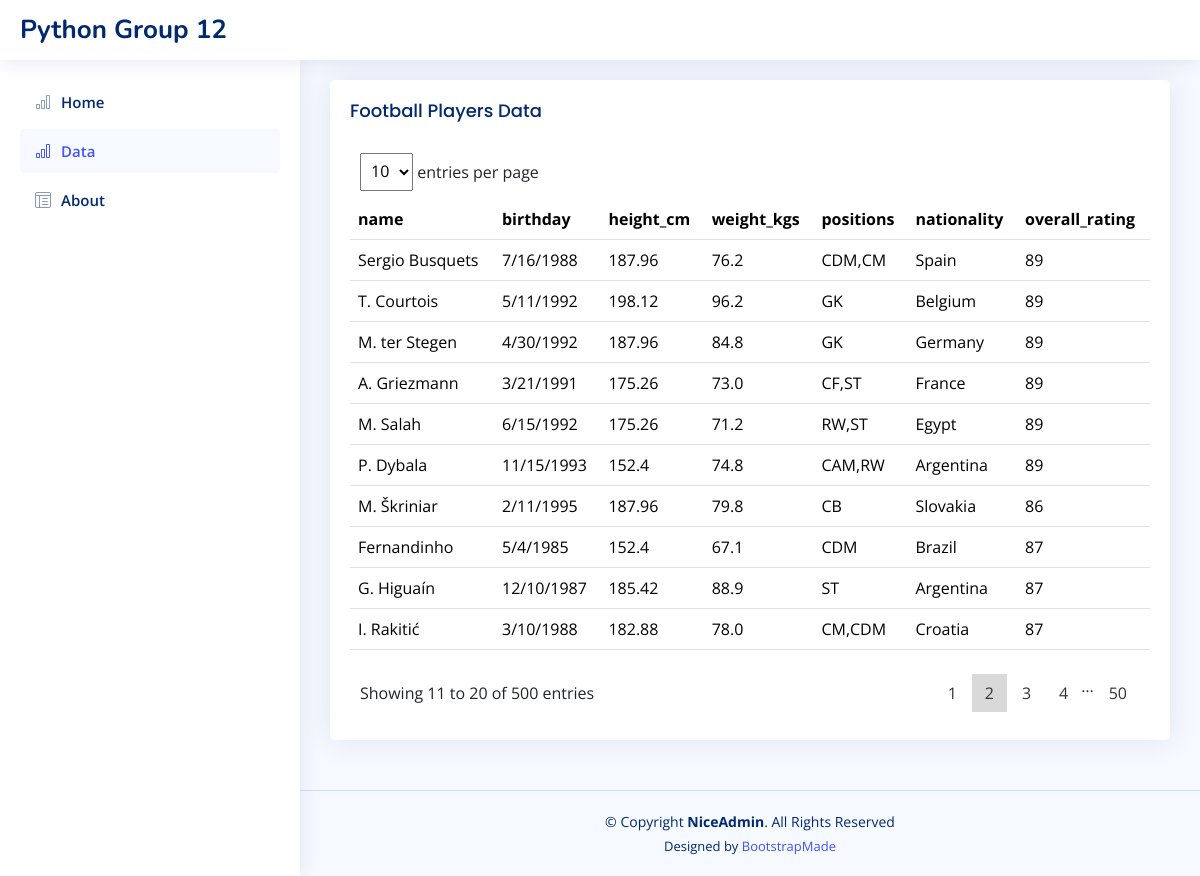
/data?page=2&per_page=10, run on the app's committed database.
### tables this page shows
CREATE TABLE "players" (
"Unnamed: 0" INTEGER,
  "name" TEXT,
  "birth_date" TEXT,
  "height_cm" REAL,
  "weight_kgs" REAL,
  "positions" TEXT,
  "nationality" TEXT,
  "overall_rating" INTEGER
);

### website/index.py (the view)
@app.route("/data")
def data():
    page = request.args.get('page', 1, type=int)
    PER_PAGE = request.args.get('per_page',10, type=int)
    start = (page - 1) * PER_PAGE
    end = start + PER_PAGE
    print(start, end)
    con = sqlite3.connect(r'database\Football.db')
    cursor = con.cursor()
    players = cursor.execute(f"SELECT * FROM players limit {start}, {PER_PAGE}").fetchall()
    total_number = cursor.execute("SELECT COUNT(*) FROM players").fetchone()[0] #rows
    total_page = int(total_number/PER_PAGE)
    con.close()
    g.per_page = PER_PAGE
    g.start = start
    g.end = end
    g.page = page
    return render_template('data.html', players=players, total_number = total_number, total_page=total_page)

### website/templates/data.html (shortened to what this page needs)
<!DOCTYPE html>
<html lang="en">
<head>
  <link href="/assets/vendor/bootstrap/css/bootstrap.min.css" rel="stylesheet">
  <link href="/assets/vendor/bootstrap-icons/bootstrap-icons.css" rel="stylesheet">
  <link href="/assets/vendor/simple-datatables/style.css" rel="stylesheet">
  <link href="/assets/css/style.css" rel="stylesheet">
</head>
<body>
  <header id="header" class="header fixed-top d-flex align-items-center">
    <div class="d-flex align-items-center justify-content-between">
      <a href="index.html" class="logo d-flex align-items-center">
        <span class="d-none d-lg-block">Python Group 12</span>
      </a>
    </div>
  </header>
  <aside id="sidebar" class="sidebar">
    <ul class="sidebar-nav" id="sidebar-nav">
      <li class="nav-item">
        <a class="nav-link collapsed" data-bs-target="#charts-nav" data-bs-toggle="collapsed" href="{{ url_for('index') }}">
          <i class="bi bi-bar-chart"></i><span>Home</span>
        </a>
      </li>
      <li class="nav-item">
        <a class="nav-link " data-bs-target="#charts-nav" data-bs-toggle="collapsed" href="{{ url_for('data') }}">
          <i class="bi bi-bar-chart"></i><span>Data</span>
        </a>
      </li>
      <li class="nav-item">
        <a class="nav-link collapsed" data-bs-target="#tables-nav" data-bs-toggle="show" href="{{ url_for('about') }}">
          <i class="bi bi-layout-text-window-reverse"></i><span>About</span>
        </a>
      </li>
    </ul>
  </aside>
  <main id="main" class="main">
    <section class="section">
      <div class="row">
        <div class="col-lg-12">
          <div class="card">
            <div class="card-body">
              <h5 class="card-title">Football Players Data</h5>
              <div class="datatable-top">
    <div class="datatable-dropdown">
            <label>
              <form id="per_page_form" method="get" action="{{ url_for('data') }}">
                <select class="datatable-selector" name="per_page" id="per_page" onchange="this.form.submit()">
                  <option value="10" {% if g.per_page == 10 %} selected="" {% endif %} >10</option>
                </select> entries per page
              </form>
            </label>
        </div>
</div>
              <table class="table datatable">
                <thead>
                  <tr>
                    <th>
                      name
                    </th>
                    <th>birthday</th>
                    <th>height_cm</th>
                    <th>weight_kgs</th>
                    <th>positions</th>
                    <th>nationality</th>
                    <th>overall_rating</th>
                  </tr>
                </thead>
                <tbody>
                  {%for p in players %}
                  <tr>
                    <td>{{p[1]}}</td>
                    <td>{{p[2]}}</td>
                    <td>{{p[3]}}</td>
                    <td>{{p[4]}}</td>
                    <td>{{p[5]}}</td>
                    <td>{{p[6]}}</td>
                    <td>{{p[7]}}</td>
                  </tr>
                  {% endfor %}
                </tbody>
              </table>
              <div class="datatable-bottom">
    <div class="datatable-info">Showing {{g.start+1}} to {{g.end}} of {{total_number}} entries</div>
    <nav class="datatable-pagination">
      <ul class="datatable-pagination-list">
      {%if total_page > 5 %}
        {%for i in range(g.page-3,g.page+2)%}
        {%if i+1 == g.page %}
        <li class="datatable-pagination-list-item datatable-active"><a data-page="1" class="datatable-pagination-list-item-link" aria-label="Page 1">{{i+1}}</a></li>
        {%elif i>-1 and i+1<= total_page%}
        <li class="datatable-pagination-list-item"><a data-page="{{i+1}}" class="datatable-pagination-list-item-link" aria-label="Page 2" href="{{ url_for('data', page = i+1, per_page = g.per_page) }}">{{i+1}}</a></li>
        {%endif%}
        {% endfor %}
        {%if total_page - g.page >3 %}
      <li>…</li>
      {%endif%}
        {%if g.page+2<total_page%}
        <li class="datatable-pagination-list-item"><a data-page="{{total_page}}" class="datatable-pagination-list-item-link" aria-label="Page 2" href="{{ url_for('data', page = total_page, per_page = g.per_page) }}">{{total_page}}</a></li>
        {% endif %}
        {% endif %}
      </ul>
      </div>
            </div>
          </div>
        </div>
      </div>
    </section>
  </main>
  <footer id="footer" class="footer">
    <div class="copyright">
      &copy; Copyright <strong><span>NiceAdmin</span></strong>. All Rights Reserved
    </div>
    <div class="credits">
      Designed by <a href="https://bootstrapmade.com/">BootstrapMade</a>
    </div>
  </footer>
</body>
</html>

### website/assets/css/style.css (style rules this page uses)
:root { scroll-behavior: smooth; }
body { font-family: "Open Sans", sans-serif; background: #f6f9ff; color: #444444; }
a { color: #4154f1; text-decoration: none; }
h1, h2, h3, h4, h5, h6 { font-family: "Nunito", sans-serif; }
#main { margin-top: 60px; padding: 20px 30px; transition: all 0.3s; }
.card { margin-bottom: 30px; border: none; border-radius: 5px; box-shadow: 0px 0 30px rgba(1, 41, 112, 0.1); }
.card-title { padding: 20px 0 15px 0; font-size: 18px; font-weight: 500; color: #012970; font-family: "Poppins", sans-serif; }
.card-body { padding: 0 20px 20px 20px; }
.logo { line-height: 1; }
@media (min-width: 1200px) { .logo { width: 280px; } }
.logo span { font-size: 26px; font-weight: 700; color: #012970; font-family: "Nunito", sans-serif; }
.header { transition: all 0.5s; z-index: 997; height: 60px; box-shadow: 0px 2px 20px rgba(1, 41, 112, 0.1); background-color: #fff; padding-left: 20px; }
.sidebar { position: fixed; top: 60px; left: 0; bottom: 0; width: 300px; z-index: 996; transition: all 0.3s; padding: 20px; overflow-y: auto; scrollbar-width: thin; scrollbar-color: #aab7cf transparent; box-shadow: 0px 0px 20px rgba(1, 41, 112, 0.1); background-color: #fff; }
@media (min-width: 1200px) { #main, #footer { margin-left: 300px; } }
.sidebar-nav { padding: 0; margin: 0; list-style: none; }
.sidebar-nav li { padding: 0; margin: 0; list-style: none; }
.sidebar-nav .nav-item { margin-bottom: 5px; }
.sidebar-nav .nav-link { display: flex; align-items: center; font-size: 15px; font-weight: 600; color: #4154f1; transition: 0.3; background: #f6f9ff; padding: 10px 15px; border-radius: 4px; }
.sidebar-nav .nav-link i { font-size: 16px; margin-right: 10px; color: #4154f1; }
.sidebar-nav .nav-link.collapsed { color: #012970; background: #fff; }
.sidebar-nav .nav-link.collapsed i { color: #899bbd; }
.footer { padding: 20px 0; font-size: 14px; transition: all 0.3s; border-top: 1px solid #cddfff; }
.footer .copyright { text-align: center; color: #012970; }
.footer .credits { padding-top: 5px; text-align: center; font-size: 13px; color: #012970; }

### data on the page
players: name "Sergio Busquets", birth_date "7/16/1988", height_cm "187.96", weight_kgs "76.2", positions "CDM,CM", nationality "Spain", overall_rating "89"
players: name "T. Courtois", birth_date "5/11/1992", height_cm "198.12", weight_kgs "96.2", positions "GK", nationality "Belgium", overall_rating "89"
players: name "M. ter Stegen", birth_date "4/30/1992", height_cm "187.96", weight_kgs "84.8", positions "GK", nationality "Germany", overall_rating "89"
players: name "A. Griezmann", birth_date "3/21/1991", height_cm "175.26", weight_kgs "73.0", positions "CF,ST", nationality "France", overall_rating "89"
players: name "M. Salah", birth_date "6/15/1992", height_cm "175.26", weight_kgs "71.2", positions "RW,ST", nationality "Egypt", overall_rating "89"
players: name "P. Dybala", birth_date "11/15/1993", height_cm "152.4", weight_kgs "74.8", positions "CAM,RW", nationality "Argentina", overall_rating "89"
players: name "M. Škriniar", birth_date "2/11/1995", height_cm "187.96", weight_kgs "79.8", positions "CB", nationality "Slovakia", overall_rating "86"
players: name "Fernandinho", birth_date "5/4/1985", height_cm "152.4", weight_kgs "67.1", positions "CDM", nationality "Brazil", overall_rating "87"
players: name "G. Higuaín", birth_date "12/10/1987", height_cm "185.42", weight_kgs "88.9", positions "ST", nationality "Argentina", overall_rating "87"
players: name "I. Rakitić", birth_date "3/10/1988", height_cm "182.88", weight_kgs "78.0", positions "CM,CDM", nationality "Croatia", overall_rating "87"

### other printed values
{{ g.start+1 }} "11"
{{ g.end }} "20"
{{ total_number }} "500"
{{ i+1 }} "1" "3" "4"
{{ i+1 }} "2"
{{ total_page }} "50"
